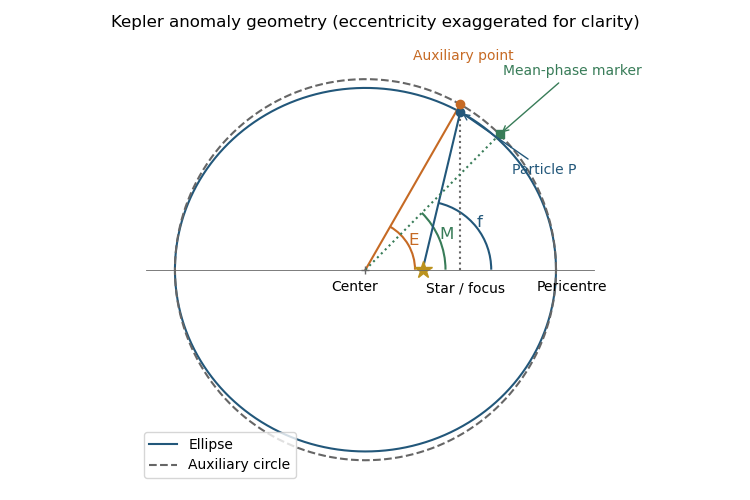

Write Python code to recreate this figure.
#!/usr/bin/env python3
"""Original planetary-dynamics figure; outputs its same-basename PNG to CWD.
Tested Python 3.14.4, NumPy 2.3.5, Matplotlib 3.10.7+dfsg1.
Dependencies match the repository pyproject; no external visual assets.
"""
from pathlib import Path
import numpy as np
import matplotlib
matplotlib.use('Agg')
import matplotlib.pyplot as plt
from matplotlib.patches import Circle, Arc
plt.rcParams.update({'font.size':10,'axes.spines.top':False,'axes.spines.right':False})
blue='#22577a'; orange='#c66a24'; green='#387c58'; gray='#666666'
def finish(fig):
    fig.savefig(Path.cwd()/Path(__file__).with_suffix('.png').name,dpi=100,facecolor='white',transparent=False)
    plt.close(fig)

fig,ax=plt.subplots(figsize=(7.5,5),dpi=100)
a=1;e=.3;b=np.sqrt(1-e*e);E=1.05;M=E-e*np.sin(E)
f=np.arctan2(b*np.sin(E),np.cos(E)-e)
theta=np.linspace(0,2*np.pi,700)
ax.plot(np.cos(theta),b*np.sin(theta),color=blue,label='Ellipse')
ax.plot(np.cos(theta),np.sin(theta),'--',color=gray,label='Auxiliary circle')
P=np.array([np.cos(E),b*np.sin(E)]);U=np.array([np.cos(E),np.sin(E)]);V=np.array([np.cos(M),np.sin(M)])
ax.plot([P[0],U[0]],[0,U[1]],':',color=gray)
ax.plot([0,U[0]],[0,U[1]],color=orange);ax.plot([e,P[0]],[0,P[1]],color=blue)
ax.plot([0,V[0]],[0,V[1]],color=green,ls=':')
ax.plot(*P,'o',color=blue);ax.plot(*U,'o',color=orange);ax.plot(*V,'s',color=green)
ax.plot(e,0,'*',ms=13,color='#bb921d');ax.plot(0,0,'+',color=gray)
for center,r,ang,color,label in [((0,0),.26,E,orange,'E'),((0,0),.42,M,green,'M'),((e,0),.36,f,blue,'f')]:
    ax.add_patch(Arc(center,2*r,2*r,theta1=0,theta2=np.degrees(ang),color=color,lw=1.5))
    ax.text(center[0]+r*np.cos(ang/2),center[1]+r*np.sin(ang/2),label,color=color,fontsize=12)
ax.annotate('Particle P',P,(.77,.50),arrowprops={'arrowstyle':'->','color':blue},color=blue);ax.text(.25,1.10,'Auxiliary point',color=orange)
ax.annotate('Mean-phase marker',V,(.72,1.02),arrowprops={'arrowstyle':'->','color':green},color=green)
ax.text(e+.02,-.12,'Star / focus');ax.text(-.18,-.11,'Center');ax.text(.9,-.11,'Pericentre')
ax.plot([-1.15,1.2],[0,0],color=gray,lw=.6)
ax.set_aspect('equal');ax.set(xlim=(-1.2,1.3),ylim=(-1.13,1.23));ax.axis('off')
ax.set_title('Kepler anomaly geometry (eccentricity exaggerated for clarity)');ax.legend(loc='lower left')
fig.tight_layout();finish(fig)
